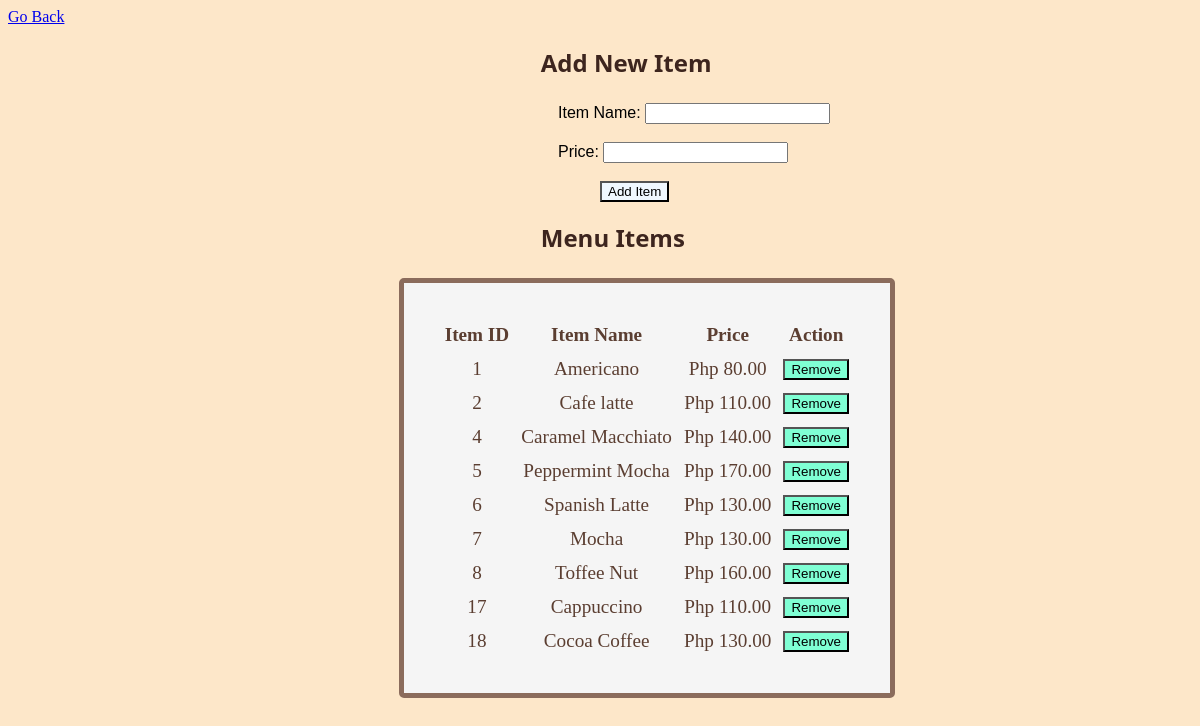
/Blackless/add_item.php (signed in), run on the app's committed database.
### tables this page shows
CREATE TABLE `menu` (
  `item_id` int(11) NOT NULL,
  `item_name` varchar(55) NOT NULL,
  `image_path` varchar(55) NOT NULL,
  `price` decimal(11,2) NOT NULL
);

### Blackless/add_item.php (the view, shortened to what this page needs)
<?php
    $db_server = "localhost";
    $db_user = "root";
    $db_pass = "";
    $db_name = "blackless(2)";
    $conn = mysqli_connect($db_server, $db_user, $db_pass, $db_name);
    $sql_get_all_items = "SELECT * FROM menu";
    $item_results = mysqli_query($conn, $sql_get_all_items);
?>
<html>
    <head>
    <link rel="stylesheet" href="Style/add_item.css">
    </head>
    <body>
    <a href="admin.php">Go Back</a>
    <h2>Add New Item</h2>
            <form action="add_item.php" method="post">
                <label for="item_name">Item Name:</label>
                <input type="text" id="item_name" name="item_name" required><br><br>
                <label for="price">Price:</label>
                <input type="number" step="0.01" id="price" name="price" required><br><br>
            <input type="submit" name="add_item" value="Add Item" id="add_item">
            </form>
            <h2>Menu Items</h2>
<table>
    <tr>
        <th>Item ID</th>
        <th>Item Name</th>
        <th>Price</th>
        <th>Action</th>
    </tr>
    <?php while($item = mysqli_fetch_assoc($item_results)) { ?>
        <tr>
            <td><?php echo $item['item_id']; ?></td>
            <td><?php echo $item['item_name']; ?></td>
            <td><?php echo "Php " . number_format($item['price'], 2); ?></td>
            <td>
                <form action="add_item.php" method="POST" style="display:inline;">
                    <input type="submit" name="remove_item" value="Remove" class="remove-btn">
                </form>
            </td>
        </tr>
    <?php } ?>
</table>
    </body>
</html>

### Blackless/Style/add_item.css (style rules this page uses)
body { background-color: rgb(253, 231, 201); }
label { font-family: Verdana, Geneva, Tahoma, sans-serif; margin-left: 550px; margin-bottom: 5%; }
h2 { font-family:'Segoe UI', Tahoma, Geneva, Verdana, sans-serif; color: #3d251e; margin-left: 45%; margin-bottom: 2%; }
table { margin-left: 33%; font-size: larger; text-align: center; border-spacing: 10px; margin-bottom: 10px; border: 5px solid #8b6c5c; border-radius: 5px; padding: 30px; margin-bottom: 30px; background-color: whitesmoke; color: #5b3e31; }
#add_item { margin-left: 50%; background-color:aliceblue; }
.remove-btn { background-color: aquamarine; }

### data on the page
menu: item_id "1", item_name "Americano", price "80.00"
menu: item_id "2", item_name "Cafe latte", price "110.00"
menu: item_id "4", item_name "Caramel Macchiato", price "140.00"
menu: item_id "5", item_name "Peppermint Mocha", price "170.00"
menu: item_id "6", item_name "Spanish Latte", price "130.00"
menu: item_id "7", item_name "Mocha", price "130.00"
menu: item_id "8", item_name "Toffee Nut", price "160.00"
menu: item_id "17", item_name "Cappuccino", price "110.00"
menu: item_id "18", item_name "Cocoa Coffee", price "130.00"
